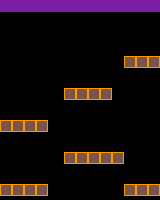

This game map was drawn from its Tiled (.tmx) file and the tilesets committed beside it. A one-line description and the full map source follow:
An orthogonal 40x50 tile map with 4x4 px tiles, 1 tile layer (Capa de Patrones 1).

<map version="1.0" tiledversion="2017.07.26" orientation="orthogonal" renderorder="right-down" width="40" height="50" tilewidth="4" tileheight="4" nextobjectid="1">
 <tileset firstgid="1" source="tiles0.tsx" />
 <layer name="Capa de Patrones 1" width="40" height="50">
  <data encoding="csv">
13,13,13,13,13,13,13,13,13,13,13,13,13,13,13,13,13,13,13,13,13,13,13,13,13,13,13,13,13,13,13,13,13,13,13,13,13,13,13,13,
13,13,13,13,13,13,13,13,13,13,13,13,13,13,13,13,13,13,13,13,13,13,13,13,13,13,13,13,13,13,13,13,13,13,13,13,13,13,13,13,
13,13,13,13,13,13,13,13,13,13,13,13,13,13,13,13,13,13,13,13,13,13,13,13,13,13,13,13,13,13,13,13,13,13,13,13,13,13,13,13,
7,7,7,7,7,7,7,7,7,7,7,7,7,7,7,7,7,7,7,7,7,7,7,7,7,7,7,7,7,7,7,7,7,7,7,7,7,7,7,7,
7,7,7,7,7,7,7,7,7,7,7,7,7,7,7,7,7,7,7,7,7,7,7,7,7,7,7,7,7,7,7,7,7,7,7,7,7,7,7,7,
7,7,7,7,7,7,7,7,7,7,7,7,7,7,7,7,7,7,7,7,7,7,7,7,7,7,7,7,7,7,7,7,7,7,7,7,7,7,7,7,
0,0,0,0,0,0,0,0,0,0,0,0,0,0,0,0,0,0,0,0,0,0,0,0,0,0,0,0,0,0,0,0,0,0,0,0,0,0,0,0,
0,0,0,0,0,0,0,0,0,0,0,0,0,0,0,0,0,0,0,0,0,0,0,0,0,0,0,0,0,0,0,0,0,0,0,0,0,0,0,0,
0,0,0,0,0,0,0,0,0,0,0,0,0,0,0,0,0,0,0,0,0,0,0,0,0,0,0,0,0,0,0,0,0,0,0,0,0,0,0,0,
0,0,0,0,0,0,0,0,0,0,0,0,0,0,0,0,0,0,0,0,0,0,0,0,0,0,0,0,0,0,0,0,0,0,0,0,0,0,0,0,
0,0,0,0,0,0,0,0,0,0,0,0,0,0,0,0,0,0,0,0,0,0,0,0,0,0,0,0,0,0,0,0,0,0,0,0,0,0,0,0,
0,0,0,0,0,0,0,0,0,0,0,0,0,0,0,0,0,0,0,0,0,0,0,0,0,0,0,0,0,0,0,0,0,0,0,0,0,0,0,0,
0,0,0,0,0,0,0,0,0,0,0,0,0,0,0,0,0,0,0,0,0,0,0,0,0,0,0,0,0,0,0,0,0,0,0,0,0,0,0,0,
0,0,0,0,0,0,0,0,0,0,0,0,0,0,0,0,0,0,0,0,0,0,0,0,0,0,0,0,0,0,0,0,0,0,0,0,0,0,0,0,
0,0,0,0,0,0,0,0,0,0,0,0,0,0,0,0,0,0,0,0,0,0,0,0,0,0,0,0,0,0,0,2,10,3,2,10,3,2,10,3,
0,0,0,0,0,0,0,0,0,0,0,0,0,0,0,0,0,0,0,0,0,0,0,0,0,0,0,0,0,0,0,11,6,17,11,6,17,11,6,17,
0,0,0,0,0,0,0,0,0,0,0,0,0,0,0,0,0,0,0,0,0,0,0,0,0,0,0,0,0,0,0,5,9,4,5,9,4,5,9,4,
0,0,0,0,0,0,0,0,0,0,0,0,0,0,0,0,0,0,0,0,0,0,0,0,0,0,0,0,0,0,0,0,0,0,0,0,0,0,0,0,
0,0,0,0,0,0,0,0,0,0,0,0,0,0,0,0,0,0,0,0,0,0,0,0,0,0,0,0,0,0,0,0,0,0,0,0,0,0,0,0,
0,0,0,0,0,0,0,0,0,0,0,0,0,0,0,0,0,0,0,0,0,0,0,0,0,0,0,0,0,0,0,0,0,0,0,0,0,0,0,0,
0,0,0,0,0,0,0,0,0,0,0,0,0,0,0,0,0,0,0,0,0,0,0,0,0,0,0,0,0,0,0,0,0,0,0,0,0,0,0,0,
0,0,0,0,0,0,0,0,0,0,0,0,0,0,0,0,0,0,0,0,0,0,0,0,0,0,0,0,0,0,0,0,0,0,0,0,0,0,0,0,
0,0,0,0,0,0,0,0,0,0,0,0,0,0,0,0,2,10,3,2,10,3,2,10,3,2,10,3,0,0,0,0,0,0,0,0,0,0,0,0,
0,0,0,0,0,0,0,0,0,0,0,0,0,0,0,0,11,6,17,11,6,17,11,6,17,11,6,17,0,0,0,0,0,0,0,0,0,0,0,0,
0,0,0,0,0,0,0,0,0,0,0,0,0,0,0,0,5,9,4,5,9,4,5,9,4,5,9,4,0,0,0,0,0,0,0,0,0,0,0,0,
0,0,0,0,0,0,0,0,0,0,0,0,0,0,0,0,0,0,0,0,0,0,0,0,0,0,0,0,0,0,0,0,0,0,0,0,0,0,0,0,
0,0,0,0,0,0,0,0,0,0,0,0,0,0,0,0,0,0,0,0,0,0,0,0,0,0,0,0,0,0,0,0,0,0,0,0,0,0,0,0,
0,0,0,0,0,0,0,0,0,0,0,0,0,0,0,0,0,0,0,0,0,0,0,0,0,0,0,0,0,0,0,0,0,0,0,0,0,0,0,0,
0,0,0,0,0,0,0,0,0,0,0,0,0,0,0,0,0,0,0,0,0,0,0,0,0,0,0,0,0,0,0,0,0,0,0,0,0,0,0,0,
0,0,0,0,0,0,0,0,0,0,0,0,0,0,0,0,0,0,0,0,0,0,0,0,0,0,0,0,0,0,0,0,0,0,0,0,0,0,0,0,
2,10,3,2,10,3,2,10,3,2,10,3,0,0,0,0,0,0,0,0,0,0,0,0,0,0,0,0,0,0,0,0,0,0,0,0,0,0,0,0,
11,6,17,11,6,17,11,6,17,11,6,17,0,0,0,0,0,0,0,0,0,0,0,0,0,0,0,0,0,0,0,0,0,0,0,0,0,0,0,0,
5,9,4,5,9,4,5,9,4,5,9,4,0,0,0,0,0,0,0,0,0,0,0,0,0,0,0,0,0,0,0,0,0,0,0,0,0,0,0,0,
0,0,0,0,0,0,0,0,0,0,0,0,0,0,0,0,0,0,0,0,0,0,0,0,0,0,0,0,0,0,0,0,0,0,0,0,0,0,0,0,
0,0,0,0,0,0,0,0,0,0,0,0,0,0,0,0,0,0,0,0,0,0,0,0,0,0,0,0,0,0,0,0,0,0,0,0,0,0,0,0,
0,0,0,0,0,0,0,0,0,0,0,0,0,0,0,0,0,0,0,0,0,0,0,0,0,0,0,0,0,0,0,0,0,0,0,0,0,0,0,0,
0,0,0,0,0,0,0,0,0,0,0,0,0,0,0,0,0,0,0,0,0,0,0,0,0,0,0,0,0,0,0,0,0,0,0,0,0,0,0,0,
0,0,0,0,0,0,0,0,0,0,0,0,0,0,0,0,0,0,0,0,0,0,0,0,0,0,0,0,0,0,0,0,0,0,0,0,0,0,0,0,
0,0,0,0,0,0,0,0,0,0,0,0,0,0,0,0,2,10,3,2,10,3,2,10,3,2,10,3,2,10,3,0,0,0,0,0,0,0,0,0,
0,0,0,0,0,0,0,0,0,0,0,0,0,0,0,0,11,6,17,11,6,17,11,6,17,11,6,17,11,6,17,0,0,0,0,0,0,0,0,0,
0,0,0,0,0,0,0,0,0,0,0,0,0,0,0,0,5,9,4,5,9,4,5,9,4,5,9,4,5,9,4,0,0,0,0,0,0,0,0,0,
0,0,0,0,0,0,0,0,0,0,0,0,0,0,0,0,0,0,0,0,0,0,0,0,0,0,0,0,0,0,0,0,0,0,0,0,0,0,0,0,
0,0,0,0,0,0,0,0,0,0,0,0,0,0,0,0,0,0,0,0,0,0,0,0,0,0,0,0,0,0,0,0,0,0,0,0,0,0,0,0,
0,0,0,0,0,0,0,0,0,0,0,0,0,0,0,0,0,0,0,0,0,0,0,0,0,0,0,0,0,0,0,0,0,0,0,0,0,0,0,0,
0,0,0,0,0,0,0,0,0,0,0,0,0,0,0,0,0,0,0,0,0,0,0,0,0,0,0,0,0,0,0,0,0,0,0,0,0,0,0,0,
0,0,0,0,0,0,0,0,0,0,0,0,0,0,0,0,0,0,0,0,0,0,0,0,0,0,0,0,0,0,0,0,0,0,0,0,0,0,0,0,
2,10,3,2,10,3,2,10,3,2,10,3,0,0,0,0,0,0,0,0,0,0,0,0,0,0,0,0,0,0,0,2,10,3,2,10,3,2,10,3,
11,6,17,11,6,17,11,6,17,11,6,17,0,0,0,0,0,0,0,0,0,0,0,0,0,0,0,0,0,0,0,11,6,17,11,6,17,11,6,17,
5,9,4,5,9,4,5,9,4,5,9,4,0,0,0,0,0,0,0,0,0,0,0,0,0,0,0,0,0,0,0,5,9,4,5,9,4,5,9,4,
0,0,0,0,0,0,0,0,0,0,0,0,0,0,0,0,0,0,0,0,0,0,0,0,0,0,0,0,0,0,0,0,0,0,0,0,0,0,0,0
</data>
 </layer>
</map>